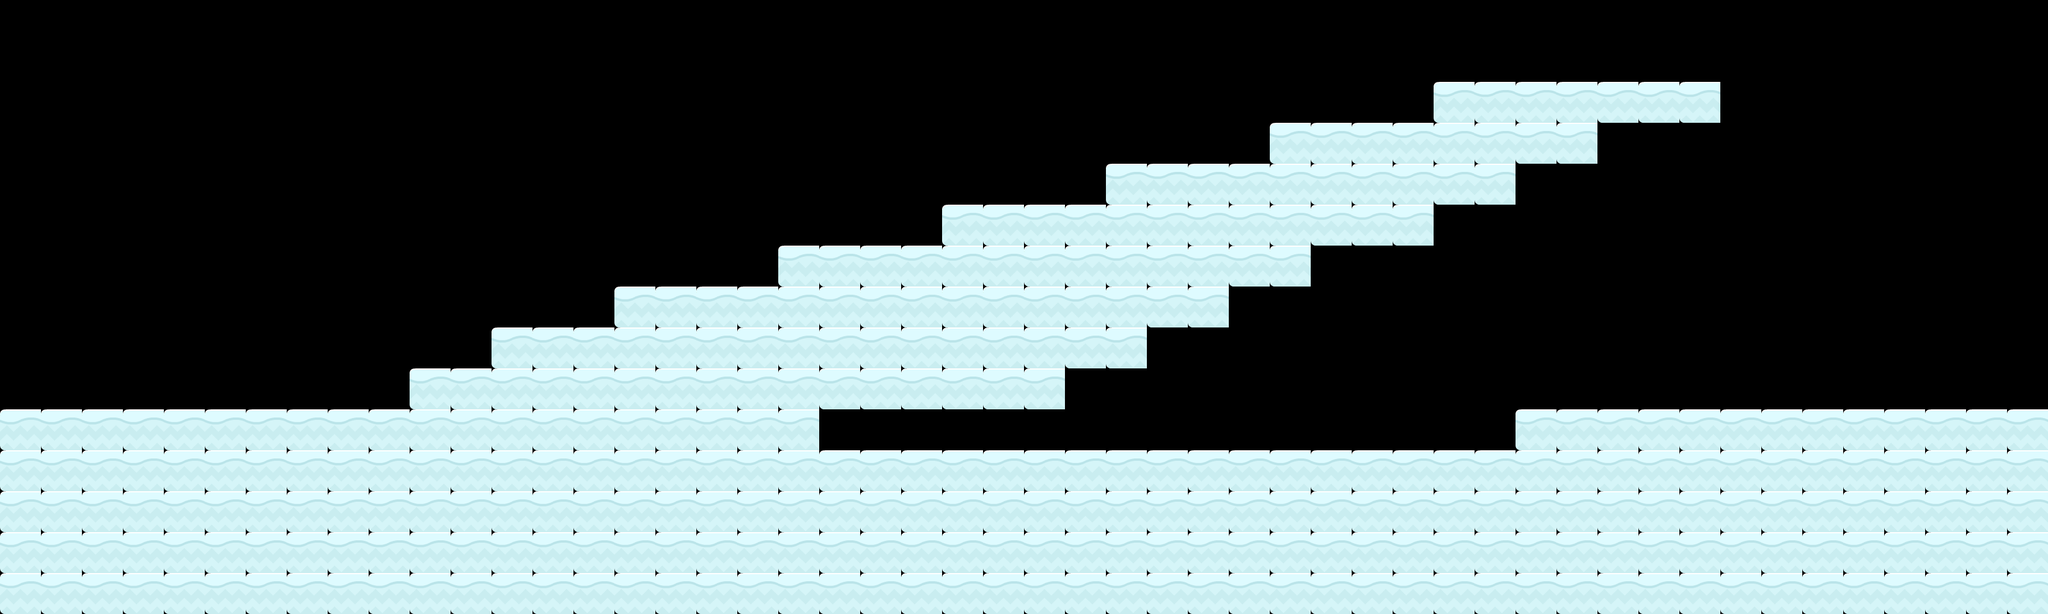

A level layout from a 2D game, rendered from its tile map. Below: a short description, then the map file with its tile-grid data intact:
An orthogonal 50x15 tile map with 70x70 px tiles, 1 tile layer (ground) and 1 object (penguin-spawn).

<map version="1.10" tiledversion="1.10.2" orientation="orthogonal" renderorder="right-down" width="50" height="15" tilewidth="70" tileheight="70" infinite="0" nextlayerid="3" nextobjectid="3">
 <editorsettings>
  <export target="game.tmj" format="json" />
 </editorsettings>
 <tileset firstgid="1" name="iceworld" tilewidth="70" tileheight="70" tilecount="98" columns="14">
  <image source="sheet.png" width="980" height="490" />
  <tile id="0">
   <properties>
    <property name="collides" type="bool" value="true" />
   </properties>
  </tile>
  <tile id="1">
   <properties>
    <property name="collides" type="bool" value="true" />
   </properties>
  </tile>
  <tile id="2">
   <properties>
    <property name="collides" type="bool" value="true" />
   </properties>
  </tile>
  <tile id="3">
   <properties>
    <property name="collides" type="bool" value="true" />
   </properties>
  </tile>
  <tile id="4">
   <properties>
    <property name="collides" type="bool" value="true" />
   </properties>
  </tile>
  <tile id="5">
   <properties>
    <property name="collides" type="bool" value="true" />
   </properties>
  </tile>
  <tile id="6">
   <properties>
    <property name="collides" type="bool" value="true" />
   </properties>
  </tile>
  <tile id="7">
   <properties>
    <property name="collides" type="bool" value="true" />
   </properties>
  </tile>
  <tile id="8">
   <properties>
    <property name="collides" type="bool" value="true" />
   </properties>
  </tile>
  <tile id="9">
   <properties>
    <property name="collides" type="bool" value="true" />
   </properties>
  </tile>
  <tile id="10">
   <properties>
    <property name="collides" type="bool" value="false" />
   </properties>
  </tile>
  <tile id="11">
   <properties>
    <property name="collides" type="bool" value="false" />
   </properties>
  </tile>
  <tile id="12">
   <properties>
    <property name="collides" type="bool" value="false" />
   </properties>
  </tile>
  <tile id="13">
   <properties>
    <property name="collides" type="bool" value="false" />
   </properties>
  </tile>
  <tile id="14">
   <properties>
    <property name="collides" type="bool" value="true" />
   </properties>
  </tile>
  <tile id="15">
   <properties>
    <property name="collides" type="bool" value="true" />
   </properties>
  </tile>
  <tile id="16">
   <properties>
    <property name="collides" type="bool" value="true" />
   </properties>
  </tile>
  <tile id="17">
   <properties>
    <property name="collides" type="bool" value="true" />
   </properties>
  </tile>
  <tile id="18">
   <properties>
    <property name="collides" type="bool" value="true" />
   </properties>
  </tile>
  <tile id="19">
   <properties>
    <property name="collides" type="bool" value="true" />
   </properties>
  </tile>
  <tile id="20">
   <properties>
    <property name="collides" type="bool" value="true" />
   </properties>
  </tile>
  <tile id="21">
   <properties>
    <property name="collides" type="bool" value="true" />
   </properties>
  </tile>
  <tile id="22">
   <properties>
    <property name="collides" type="bool" value="true" />
   </properties>
  </tile>
  <tile id="23">
   <properties>
    <property name="collides" type="bool" value="true" />
   </properties>
  </tile>
  <tile id="24">
   <properties>
    <property name="collides" type="bool" value="false" />
   </properties>
  </tile>
  <tile id="25">
   <properties>
    <property name="collides" type="bool" value="false" />
   </properties>
  </tile>
  <tile id="26">
   <properties>
    <property name="collides" type="bool" value="false" />
   </properties>
  </tile>
  <tile id="27">
   <properties>
    <property name="collides" type="bool" value="false" />
   </properties>
  </tile>
  <tile id="28">
   <properties>
    <property name="collides" type="bool" value="true" />
   </properties>
  </tile>
  <tile id="29">
   <properties>
    <property name="collides" type="bool" value="true" />
   </properties>
  </tile>
  <tile id="30">
   <properties>
    <property name="collides" type="bool" value="true" />
   </properties>
  </tile>
  <tile id="31">
   <properties>
    <property name="collides" type="bool" value="true" />
   </properties>
  </tile>
  <tile id="32">
   <properties>
    <property name="collides" type="bool" value="true" />
   </properties>
  </tile>
  <tile id="33">
   <properties>
    <property name="collides" type="bool" value="true" />
   </properties>
  </tile>
  <tile id="34">
   <properties>
    <property name="collides" type="bool" value="true" />
   </properties>
  </tile>
  <tile id="35">
   <properties>
    <property name="collides" type="bool" value="false" />
   </properties>
  </tile>
  <tile id="36">
   <properties>
    <property name="collides" type="bool" value="false" />
   </properties>
  </tile>
  <tile id="37">
   <properties>
    <property name="collides" type="bool" value="false" />
   </properties>
  </tile>
  <tile id="38">
   <properties>
    <property name="collides" type="bool" value="false" />
   </properties>
  </tile>
  <tile id="39">
   <properties>
    <property name="collides" type="bool" value="false" />
   </properties>
  </tile>
  <tile id="40">
   <properties>
    <property name="collides" type="bool" value="false" />
   </properties>
  </tile>
  <tile id="41">
   <properties>
    <property name="collides" type="bool" value="false" />
   </properties>
  </tile>
  <tile id="42">
   <properties>
    <property name="collides" type="bool" value="false" />
   </properties>
  </tile>
  <tile id="43">
   <properties>
    <property name="collides" type="bool" value="false" />
   </properties>
  </tile>
  <tile id="44">
   <properties>
    <property name="collides" type="bool" value="false" />
   </properties>
  </tile>
  <tile id="45">
   <properties>
    <property name="collides" type="bool" value="false" />
   </properties>
  </tile>
  <tile id="46">
   <properties>
    <property name="collides" type="bool" value="false" />
   </properties>
  </tile>
  <tile id="47">
   <properties>
    <property name="collides" type="bool" value="false" />
   </properties>
  </tile>
  <tile id="48">
   <properties>
    <property name="collides" type="bool" value="true" />
   </properties>
  </tile>
  <tile id="49">
   <properties>
    <property name="collides" type="bool" value="false" />
   </properties>
  </tile>
  <tile id="50">
   <properties>
    <property name="collides" type="bool" value="false" />
   </properties>
  </tile>
  <tile id="51">
   <properties>
    <property name="collides" type="bool" value="false" />
   </properties>
  </tile>
  <tile id="52">
   <properties>
    <property name="collides" type="bool" value="false" />
   </properties>
  </tile>
  <tile id="53">
   <properties>
    <property name="collides" type="bool" value="false" />
   </properties>
  </tile>
  <tile id="54">
   <properties>
    <property name="collides" type="bool" value="false" />
   </properties>
  </tile>
  <tile id="55">
   <properties>
    <property name="collides" type="bool" value="false" />
   </properties>
  </tile>
  <tile id="56">
   <properties>
    <property name="collides" type="bool" value="false" />
   </properties>
  </tile>
  <tile id="57">
   <properties>
    <property name="collides" type="bool" value="false" />
   </properties>
  </tile>
  <tile id="58">
   <properties>
    <property name="collides" type="bool" value="false" />
   </properties>
  </tile>
  <tile id="59">
   <properties>
    <property name="collides" type="bool" value="false" />
   </properties>
  </tile>
  <tile id="60">
   <properties>
    <property name="collides" type="bool" value="false" />
   </properties>
  </tile>
  <tile id="61">
   <properties>
    <property name="collides" type="bool" value="false" />
   </properties>
  </tile>
  <tile id="62">
   <properties>
    <property name="collides" type="bool" value="false" />
   </properties>
  </tile>
  <tile id="63">
   <properties>
    <property name="collides" type="bool" value="false" />
   </properties>
  </tile>
  <tile id="64">
   <properties>
    <property name="collides" type="bool" value="false" />
   </properties>
  </tile>
  <tile id="65">
   <properties>
    <property name="collides" type="bool" value="false" />
   </properties>
  </tile>
  <tile id="66">
   <properties>
    <property name="collides" type="bool" value="false" />
   </properties>
  </tile>
  <tile id="67">
   <properties>
    <property name="collides" type="bool" value="false" />
   </properties>
  </tile>
  <tile id="68">
   <properties>
    <property name="collides" type="bool" value="false" />
   </properties>
  </tile>
  <tile id="69">
   <properties>
    <property name="collides" type="bool" value="false" />
   </properties>
  </tile>
  <tile id="70">
   <properties>
    <property name="collides" type="bool" value="false" />
   </properties>
  </tile>
  <tile id="71">
   <properties>
    <property name="collides" type="bool" value="false" />
   </properties>
  </tile>
  <tile id="72">
   <properties>
    <property name="collides" type="bool" value="false" />
   </properties>
  </tile>
  <tile id="73">
   <properties>
    <property name="collides" type="bool" value="false" />
   </properties>
  </tile>
  <tile id="74">
   <properties>
    <property name="collides" type="bool" value="false" />
   </properties>
  </tile>
  <tile id="75">
   <properties>
    <property name="collides" type="bool" value="false" />
   </properties>
  </tile>
  <tile id="76">
   <properties>
    <property name="collides" type="bool" value="false" />
   </properties>
  </tile>
  <tile id="77">
   <properties>
    <property name="collides" type="bool" value="false" />
   </properties>
  </tile>
  <tile id="78">
   <properties>
    <property name="collides" type="bool" value="false" />
   </properties>
  </tile>
  <tile id="79">
   <properties>
    <property name="collides" type="bool" value="false" />
   </properties>
  </tile>
  <tile id="80">
   <properties>
    <property name="collides" type="bool" value="false" />
   </properties>
  </tile>
  <tile id="81">
   <properties>
    <property name="collides" type="bool" value="false" />
   </properties>
  </tile>
  <tile id="82">
   <properties>
    <property name="collides" type="bool" value="false" />
   </properties>
  </tile>
  <tile id="83">
   <properties>
    <property name="collides" type="bool" value="false" />
   </properties>
  </tile>
  <tile id="84">
   <properties>
    <property name="collides" type="bool" value="false" />
   </properties>
  </tile>
  <tile id="85">
   <properties>
    <property name="collides" type="bool" value="false" />
   </properties>
  </tile>
  <tile id="86">
   <properties>
    <property name="collides" type="bool" value="false" />
   </properties>
  </tile>
  <tile id="87">
   <properties>
    <property name="collides" type="bool" value="false" />
   </properties>
  </tile>
  <tile id="88">
   <properties>
    <property name="collides" type="bool" value="false" />
   </properties>
  </tile>
  <tile id="89">
   <properties>
    <property name="collides" type="bool" value="false" />
   </properties>
  </tile>
  <tile id="90">
   <properties>
    <property name="collides" type="bool" value="false" />
   </properties>
  </tile>
  <tile id="91">
   <properties>
    <property name="collides" type="bool" value="false" />
   </properties>
  </tile>
  <tile id="92">
   <properties>
    <property name="collides" type="bool" value="false" />
   </properties>
  </tile>
  <tile id="93">
   <properties>
    <property name="collides" type="bool" value="false" />
   </properties>
  </tile>
  <tile id="94">
   <properties>
    <property name="collides" type="bool" value="false" />
   </properties>
  </tile>
  <tile id="95">
   <properties>
    <property name="collides" type="bool" value="false" />
   </properties>
  </tile>
  <tile id="96">
   <properties>
    <property name="collides" type="bool" value="false" />
   </properties>
  </tile>
  <tile id="97">
   <properties>
    <property name="collides" type="bool" value="false" />
   </properties>
  </tile>
 </tileset>
 <layer id="1" name="ground" width="50" height="15">
  <data encoding="csv">
0,0,0,0,0,0,0,0,0,0,0,0,0,0,0,0,0,0,0,0,0,0,0,0,0,0,0,0,0,0,0,0,0,0,0,0,0,0,0,0,0,0,0,0,0,0,0,0,0,0,
0,0,0,0,0,0,0,0,0,0,0,0,0,0,0,0,0,0,0,0,0,0,0,0,0,0,0,0,0,0,0,0,0,0,0,0,0,0,0,0,0,0,0,0,0,0,0,0,0,0,
0,0,0,0,0,0,0,0,0,0,0,0,0,0,0,0,0,0,0,0,0,0,0,0,0,0,0,0,0,0,0,0,0,0,0,3,3,3,3,3,3,3,0,0,0,0,0,0,0,0,
0,0,0,0,0,0,0,0,0,0,0,0,0,0,0,0,0,0,0,0,0,0,0,0,0,0,0,0,0,0,0,3,3,3,3,3,3,3,3,0,0,0,0,0,0,0,0,0,0,0,
0,0,0,0,0,0,0,0,0,0,0,0,0,0,0,0,0,0,0,0,0,0,0,0,0,0,0,3,3,3,3,3,3,3,3,3,3,0,0,0,0,0,0,0,0,0,0,0,0,0,
0,0,0,0,0,0,0,0,0,0,0,0,0,0,0,0,0,0,0,0,0,0,0,3,3,3,3,3,3,3,3,3,3,3,3,0,0,0,0,0,0,0,0,0,0,0,0,0,0,0,
0,0,0,0,0,0,0,0,0,0,0,0,0,0,0,0,0,0,0,3,3,3,3,3,3,3,3,3,3,3,3,3,0,0,0,0,0,0,0,0,0,0,0,0,0,0,0,0,0,0,
0,0,0,0,0,0,0,0,0,0,0,0,0,0,0,3,3,3,3,3,3,3,3,3,3,3,3,3,3,3,0,0,0,0,0,0,0,0,0,0,0,0,0,0,0,0,0,0,0,0,
0,0,0,0,0,0,0,0,0,0,0,0,3,3,3,3,3,3,3,3,3,3,3,3,3,3,3,3,0,0,0,0,0,0,0,0,0,0,0,0,0,0,0,0,0,0,0,0,0,0,
0,0,0,0,0,0,0,0,0,0,3,3,3,3,3,3,3,3,3,3,3,3,3,3,3,3,0,0,0,0,0,0,0,0,0,0,0,0,0,0,0,0,0,0,0,0,0,0,0,0,
3,3,3,3,3,3,3,3,3,3,3,3,3,3,3,3,3,3,3,3,0,0,0,0,0,0,0,0,0,0,0,0,0,0,0,0,0,3,3,3,3,3,3,3,3,3,3,3,3,3,
3,3,3,3,3,3,3,3,3,3,3,3,3,3,3,3,3,3,3,3,3,3,3,3,3,3,3,3,3,3,3,3,3,3,3,3,3,3,3,3,3,3,3,3,3,3,3,3,3,3,
3,3,3,3,3,3,3,3,3,3,3,3,3,3,3,3,3,3,3,3,3,3,3,3,3,3,3,3,3,3,3,3,3,3,3,3,3,3,3,3,3,3,3,3,3,3,3,3,3,3,
3,3,3,3,3,3,3,3,3,3,3,3,3,3,3,3,3,3,3,3,3,3,3,3,3,3,3,3,3,3,3,3,3,3,3,3,3,3,3,3,3,3,3,3,3,3,3,3,3,3,
3,3,3,3,3,3,3,3,3,3,3,3,3,3,3,3,3,3,3,3,3,3,3,3,3,3,3,3,3,3,3,3,3,3,3,3,3,3,3,3,3,3,3,3,3,3,3,3,3,3
</data>
 </layer>
 <objectgroup id="2" name="objects">
  <object id="1" name="penguin-spawn" x="146.667" y="636" width="58.6667" height="61.3333" />
 </objectgroup>
</map>
